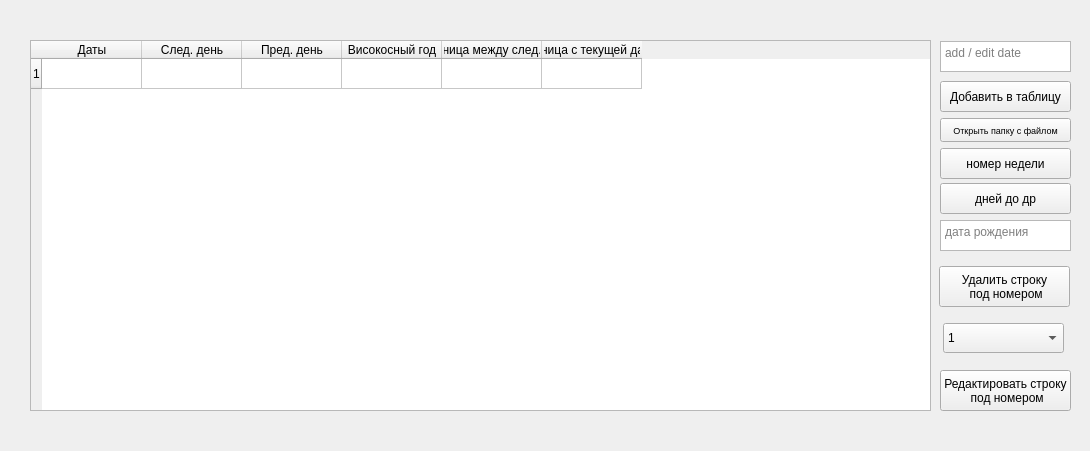
<?xml version="1.0" encoding="UTF-8"?>
<ui version="4.0">
 <class>Task1Window</class>
 <widget class="QWidget" name="Task1Window">
  <property name="enabled">
   <bool>true</bool>
  </property>
  <property name="geometry">
   <rect>
    <x>0</x>
    <y>0</y>
    <width>1090</width>
    <height>451</height>
   </rect>
  </property>
  <property name="sizePolicy">
   <sizepolicy hsizetype="Preferred" vsizetype="Preferred">
    <horstretch>0</horstretch>
    <verstretch>0</verstretch>
   </sizepolicy>
  </property>
  <property name="windowTitle">
   <string>Task 1</string>
  </property>
  <widget class="QTableWidget" name="tableWidget">
   <property name="geometry">
    <rect>
     <x>30</x>
     <y>40</y>
     <width>901</width>
     <height>371</height>
    </rect>
   </property>
   <property name="sizePolicy">
    <sizepolicy hsizetype="Expanding" vsizetype="Expanding">
     <horstretch>0</horstretch>
     <verstretch>0</verstretch>
    </sizepolicy>
   </property>
   <property name="layoutDirection">
    <enum>Qt::LeftToRight</enum>
   </property>
   <property name="frameShape">
    <enum>QFrame::StyledPanel</enum>
   </property>
   <property name="frameShadow">
    <enum>QFrame::Sunken</enum>
   </property>
   <property name="horizontalScrollBarPolicy">
    <enum>Qt::ScrollBarAlwaysOff</enum>
   </property>
   <property name="dragEnabled">
    <bool>false</bool>
   </property>
   <property name="textElideMode">
    <enum>Qt::ElideRight</enum>
   </property>
   <property name="wordWrap">
    <bool>true</bool>
   </property>
   <attribute name="horizontalHeaderVisible">
    <bool>true</bool>
   </attribute>
   <attribute name="horizontalHeaderCascadingSectionResizes">
    <bool>false</bool>
   </attribute>
   <attribute name="horizontalHeaderHighlightSections">
    <bool>true</bool>
   </attribute>
   <attribute name="horizontalHeaderShowSortIndicator" stdset="0">
    <bool>false</bool>
   </attribute>
   <attribute name="verticalHeaderVisible">
    <bool>true</bool>
   </attribute>
   <attribute name="verticalHeaderStretchLastSection">
    <bool>false</bool>
   </attribute>
   <row/>
   <column>
    <property name="text">
     <string>Даты</string>
    </property>
   </column>
   <column>
    <property name="text">
     <string>След. день</string>
    </property>
   </column>
   <column>
    <property name="text">
     <string>Пред. день</string>
    </property>
   </column>
   <column>
    <property name="text">
     <string>Високосный год</string>
    </property>
   </column>
   <column>
    <property name="text">
     <string>Разница между след. эл.</string>
    </property>
   </column>
   <column>
    <property name="text">
     <string>Разница с текущей датой</string>
    </property>
   </column>
  </widget>
  <widget class="QPushButton" name="addToTable">
   <property name="geometry">
    <rect>
     <x>940</x>
     <y>81</y>
     <width>131</width>
     <height>31</height>
    </rect>
   </property>
   <property name="text">
    <string>Добавить в таблицу</string>
   </property>
  </widget>
  <widget class="QTextEdit" name="textEdit">
   <property name="geometry">
    <rect>
     <x>940</x>
     <y>41</y>
     <width>131</width>
     <height>31</height>
    </rect>
   </property>
   <property name="html">
    <string>&lt;!DOCTYPE HTML PUBLIC &quot;-//W3C//DTD HTML 4.0//EN&quot; &quot;http://www.w3.org/TR/REC-html40/strict.dtd&quot;&gt;
&lt;html&gt;&lt;head&gt;&lt;meta name=&quot;qrichtext&quot; content=&quot;1&quot; /&gt;&lt;meta charset=&quot;utf-8&quot; /&gt;&lt;style type=&quot;text/css&quot;&gt;
p, li { white-space: pre-wrap; }
hr { height: 1px; border-width: 0; }
li.unchecked::marker { content: &quot;\2610&quot;; }
li.checked::marker { content: &quot;\2612&quot;; }
&lt;/style&gt;&lt;/head&gt;&lt;body style=&quot; font-family:'Segoe UI'; font-size:9pt; font-weight:400; font-style:normal;&quot;&gt;
&lt;p style=&quot;-qt-paragraph-type:empty; margin-top:0px; margin-bottom:0px; margin-left:0px; margin-right:0px; -qt-block-indent:0; text-indent:0px;&quot;&gt;&lt;br /&gt;&lt;/p&gt;&lt;/body&gt;&lt;/html&gt;</string>
   </property>
   <property name="placeholderText">
    <string>add / edit date</string>
   </property>
  </widget>
  <widget class="QPushButton" name="weekNumber">
   <property name="geometry">
    <rect>
     <x>940</x>
     <y>148</y>
     <width>131</width>
     <height>31</height>
    </rect>
   </property>
   <property name="text">
    <string>номер недели</string>
   </property>
  </widget>
  <widget class="QPushButton" name="deleteLine">
   <property name="geometry">
    <rect>
     <x>939</x>
     <y>266</y>
     <width>131</width>
     <height>41</height>
    </rect>
   </property>
   <property name="text">
    <string>Удалить строку
 под номером</string>
   </property>
  </widget>
  <widget class="QComboBox" name="comboBox">
   <property name="geometry">
    <rect>
     <x>943</x>
     <y>323</y>
     <width>121</width>
     <height>30</height>
    </rect>
   </property>
   <item>
    <property name="text">
     <string>1</string>
    </property>
   </item>
   <item>
    <property name="text">
     <string>2</string>
    </property>
   </item>
   <item>
    <property name="text">
     <string>3</string>
    </property>
   </item>
   <item>
    <property name="text">
     <string>4</string>
    </property>
   </item>
  </widget>
  <widget class="QPushButton" name="editLine">
   <property name="geometry">
    <rect>
     <x>940</x>
     <y>370</y>
     <width>131</width>
     <height>41</height>
    </rect>
   </property>
   <property name="text">
    <string>Редактировать строку
 под номером</string>
   </property>
  </widget>
  <widget class="QPushButton" name="DaysTillBirthday">
   <property name="geometry">
    <rect>
     <x>940</x>
     <y>183</y>
     <width>131</width>
     <height>31</height>
    </rect>
   </property>
   <property name="text">
    <string>дней до др</string>
   </property>
  </widget>
  <widget class="QTextEdit" name="textEdit_2">
   <property name="geometry">
    <rect>
     <x>940</x>
     <y>220</y>
     <width>131</width>
     <height>31</height>
    </rect>
   </property>
   <property name="html">
    <string>&lt;!DOCTYPE HTML PUBLIC &quot;-//W3C//DTD HTML 4.0//EN&quot; &quot;http://www.w3.org/TR/REC-html40/strict.dtd&quot;&gt;
&lt;html&gt;&lt;head&gt;&lt;meta name=&quot;qrichtext&quot; content=&quot;1&quot; /&gt;&lt;meta charset=&quot;utf-8&quot; /&gt;&lt;style type=&quot;text/css&quot;&gt;
p, li { white-space: pre-wrap; }
hr { height: 1px; border-width: 0; }
li.unchecked::marker { content: &quot;\2610&quot;; }
li.checked::marker { content: &quot;\2612&quot;; }
&lt;/style&gt;&lt;/head&gt;&lt;body style=&quot; font-family:'Segoe UI'; font-size:9pt; font-weight:400; font-style:normal;&quot;&gt;
&lt;p style=&quot;-qt-paragraph-type:empty; margin-top:0px; margin-bottom:0px; margin-left:0px; margin-right:0px; -qt-block-indent:0; text-indent:0px;&quot;&gt;&lt;br /&gt;&lt;/p&gt;&lt;/body&gt;&lt;/html&gt;</string>
   </property>
   <property name="placeholderText">
    <string>дата рождения</string>
   </property>
  </widget>
  <widget class="QPushButton" name="openFileDirectory">
   <property name="geometry">
    <rect>
     <x>940</x>
     <y>118</y>
     <width>131</width>
     <height>24</height>
    </rect>
   </property>
   <property name="font">
    <font>
     <pointsize>7</pointsize>
    </font>
   </property>
   <property name="text">
    <string>Открыть папку с файлом</string>
   </property>
  </widget>
 </widget>
 <resources/>
 <connections/>
</ui>
